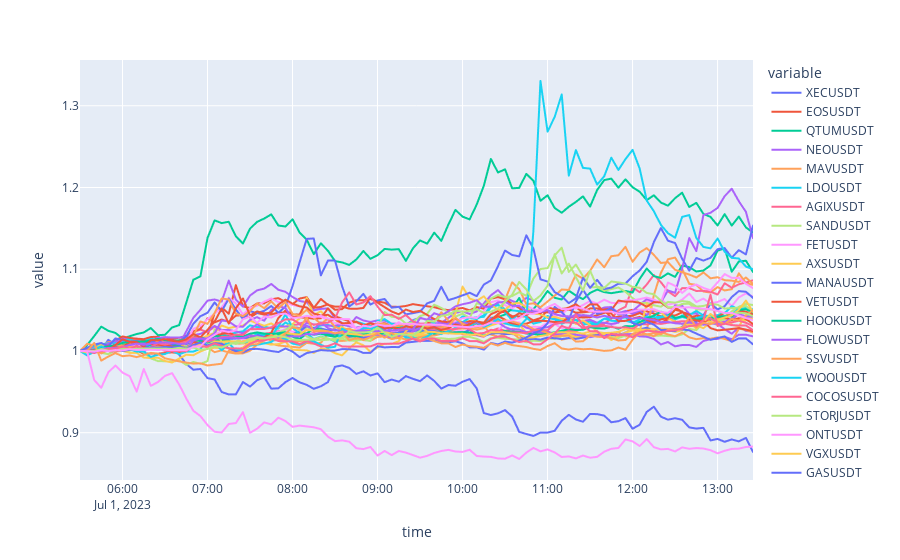
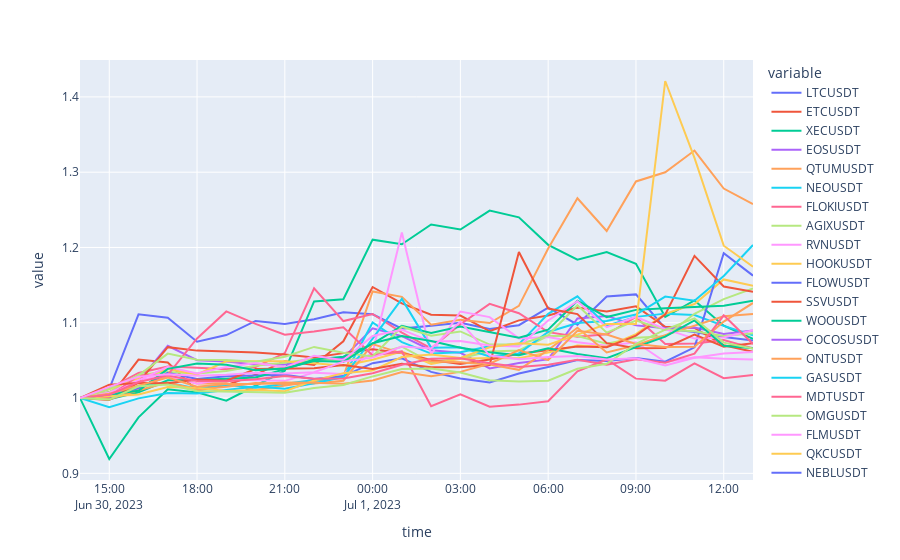
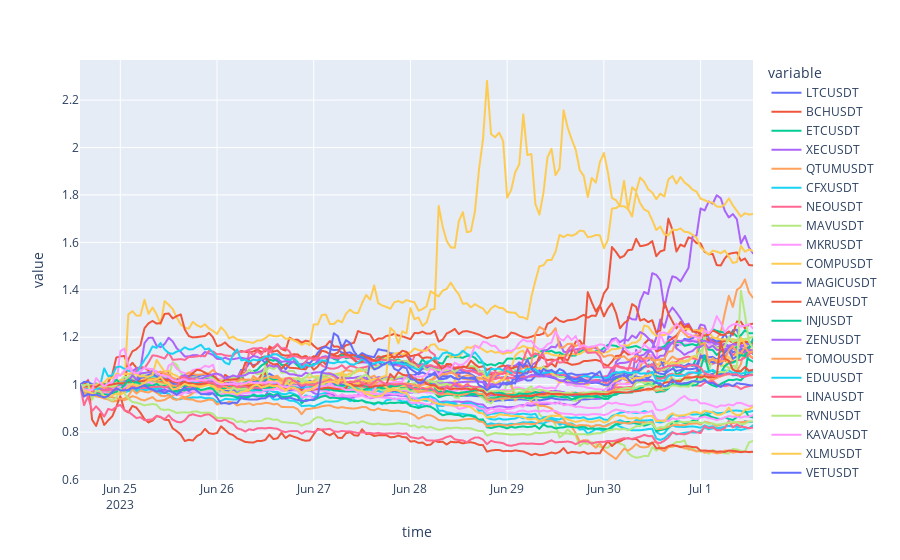
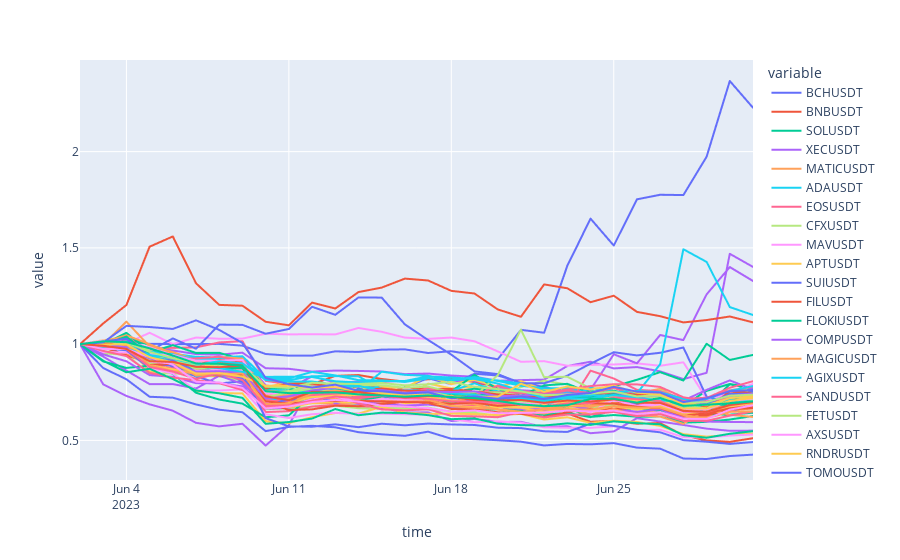

The cell these charts' notebook holds for them, in order:
### Markdown cell above
**Plotting**

### Code cell
fig_i = px.line(rel_intra, x = rel_intra.index, y = rel_intra.columns)
fig_d = px.line(rel_day, x = rel_day.index, y = rel_day.columns)
fig_w = px.line(rel_week, x = rel_week.index, y = rel_week.columns)
fig_m = px.line(rel_month, x = rel_month.index, y = rel_month.columns)
fig_y = px.line(rel_year, x = rel_year.index, y = rel_year.columns)

fig_i.show()
fig_d.show()
fig_w.show()
fig_m.show()
fig_y.show()
